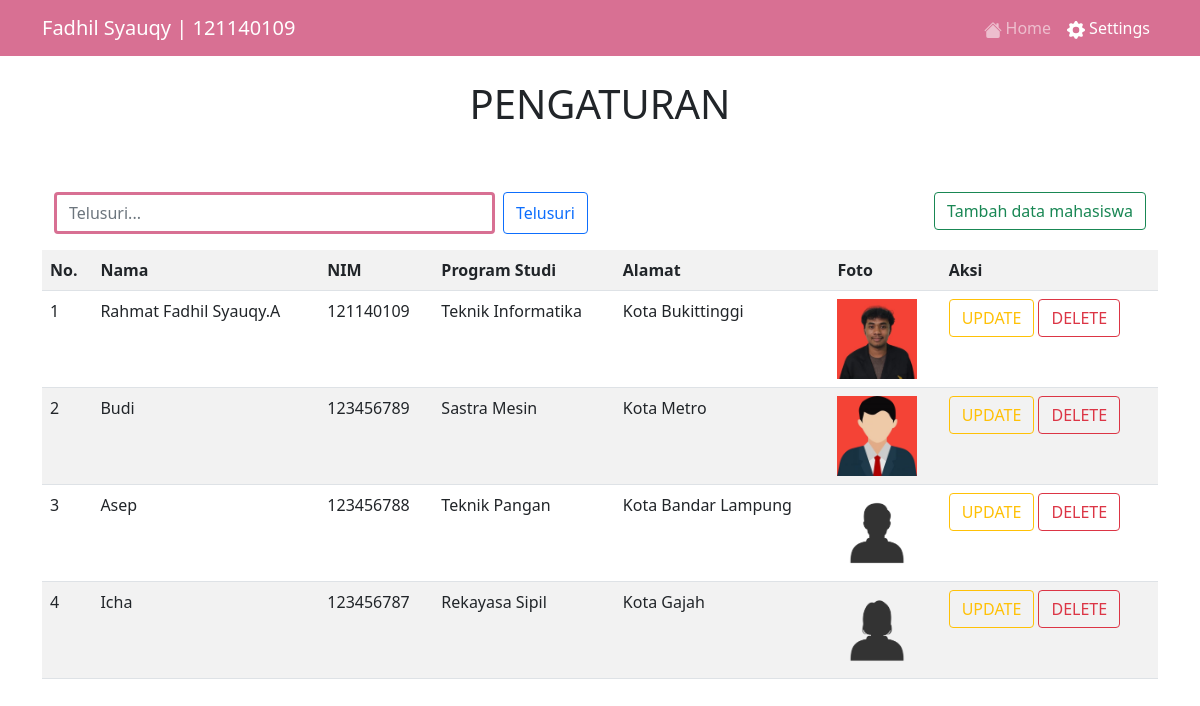
The page /settings.php on the database its author committed.
### tables this page shows
CREATE TABLE `mahasiswa` (
  `id` int(11) NOT NULL,
  `nama` varchar(50) NOT NULL,
  `nim` varchar(30) NOT NULL,
  `prodi` varchar(50) NOT NULL,
  `alamat` varchar(100) NOT NULL,
  `gambar` varchar(100) NOT NULL
);

### functions.php (called while the page is built, shortened)
<?php
$syauqy = mysqli_connect("localhost","root","","database_prak8");
function query($query){
    global $syauqy;
    $result = mysqli_query($syauqy, $query);
    $rows = [] ;
    while ($row = mysqli_fetch_assoc($result)){
        $rows[] = $row;
    }
    return $rows;
}

### settings.php (the view, shortened to what this page needs)
<?php
require 'functions.php';
$mahasiswa = query("SELECT * FROM mahasiswa");
?>
<!DOCTYPE html>
<html lang="en">
<head>
    <link href="https://cdn.jsdelivr.net/npm/bootstrap@5.0.2/dist/css/bootstrap.min.css" rel="stylesheet">
</head>
<body>
    <nav class="navbar sticky-top navbar-expand-lg navbar-dark" style="background-color: #d87093;">
        <div class="container">
            <a class="navbar-brand" href="#">
                Fadhil Syauqy | 121140109
            </a>
            <div class="collapse navbar-collapse " id="navbarNavDropdown">
                <ul class="navbar-nav ms-auto">
                    <li class="nav-item">
                        <a class="nav-link  " aria-current="page" href="index.php">
                            <span class="ms-1 ">Home</span>
                        </a>
                    </li>
                    <li class="nav-item">
                        <a class="nav-link active" href="settings.php">
                            <span class="ms-1">Settings</span>
                        </a>
                    </li>
                </ul>
            </div>
        </div>
    </nav>
    <div class="container p-4">
        <div class="row">
            <h1 class="text-center mb-5">PENGATURAN</h1>
            <div class="col mt-3">
                <form action="" method="post" class="d-flex " role="search">
                    <input class="form-control me-2" type="search" name="keyword" placeholder="Telusuri..." aria-label="Search" autocomplete="off" style="border: 3px solid #d87093;">
                    <button class="btn btn-outline-primary" name="cari" type="submit">Telusuri</button>
                </form>
            </div>
            <div class="col text-end mt-3">
                <a href="tambah.php">
                    <button type="button" class="btn btn-outline-success">Tambah data mahasiswa</button>
                </a>
            </div>
            <table class="table table-striped table-hover mt-3">
                <tr>
                    <th>No.</th>
                    <th>Nama</th>
                    <th>NIM</th>
                    <th>Program Studi</th>
                    <th>Alamat</th>
                    <th>Foto</th>
                    <th>Aksi</th>
                </tr>
                <?php $i = 1; ?>
                <?php foreach ($mahasiswa as $row) : ?>
                    <tr>
                        <td><?= $i; ?></td>
                        <td><?= $row["nama"]; ?></td>
                        <td><?= $row["nim"]; ?></td>
                        <td><?= $row["prodi"]; ?></td>
                        <td><?= $row["alamat"]; ?></td>
                        <td><img src="data/image/<?= $row["gambar"]; ?>" alt="foto rusak" width="80"></td>
                        <td>
                            <a class="text-decoration-none" href="ubah.php?id=<?= $row["id"]; ?>">
                                <button type="button" class="btn btn-outline-warning">UPDATE</button>
                            </a>
                            <a class="text-decoration-none" href="hapus.php?id=<?= $row["id"]; ?>" onclick="return confirm('anda yakin menghapus data ini');">
                                <button type="button" class="btn btn-outline-danger">DELETE</button>
                            </a>
                        </td>
                    </tr>
                    <?php $i++; ?>
                <?php endforeach; ?>
            </table>
        </div>
    </div>
</body>
</html>

### rows shown on the page
mahasiswa: nama "Rahmat Fadhil Syauqy.A", nim "121140109", prodi "Teknik Informatika", alamat "Kota Bukittinggi", gambar (picture)
mahasiswa: nama "Budi", nim "123456789", prodi "Sastra Mesin", alamat "Kota Metro", gambar (picture)
mahasiswa: nama "Asep", nim "123456788", prodi "Teknik Pangan", alamat "Kota Bandar Lampung", gambar (picture)
mahasiswa: nama "Icha", nim "123456787", prodi "Rekayasa Sipil", alamat "Kota Gajah", gambar (picture)
